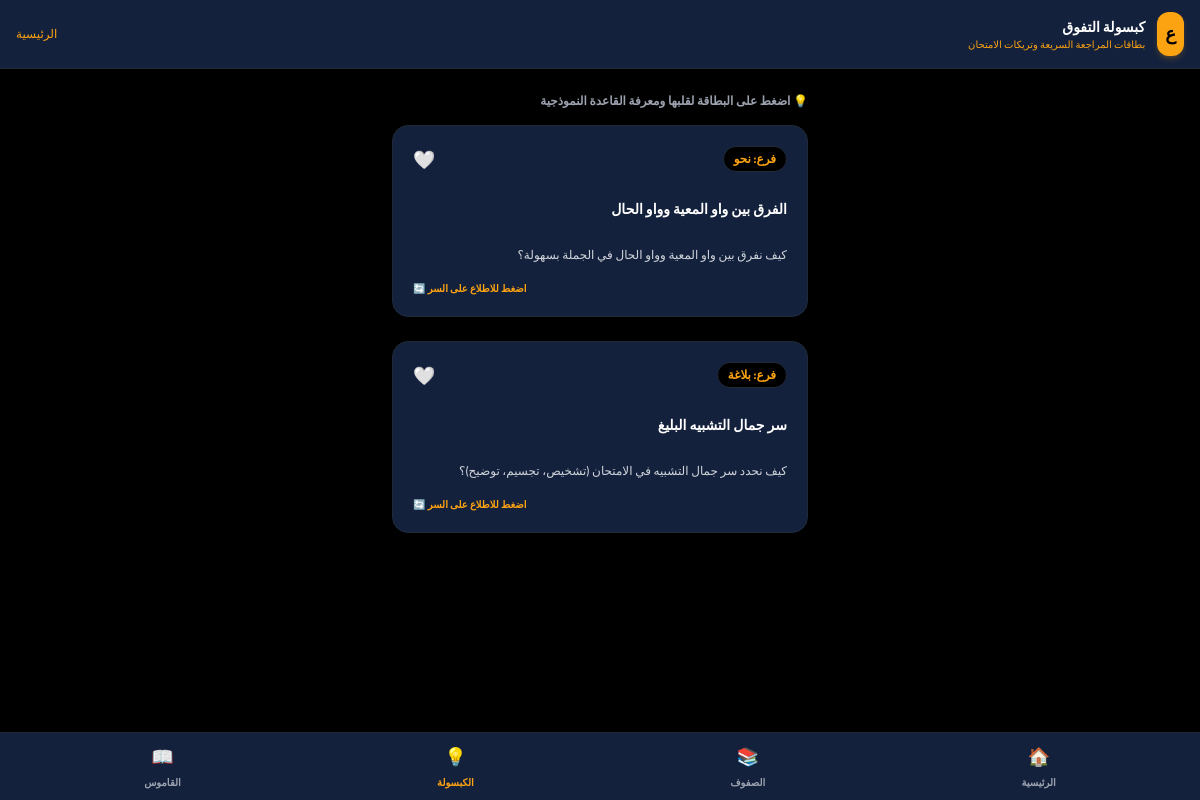
/flashcards, run on the app's committed database.
### tables this page shows
CREATE TABLE flashcards (
            card_id INTEGER PRIMARY KEY AUTOINCREMENT,
            branch_id INTEGER NOT NULL,
            title TEXT NOT NULL,
            front_content TEXT NOT NULL,
            back_content TEXT NOT NULL,
            color_tag TEXT,
            FOREIGN KEY (branch_id) REFERENCES branches(branch_id) ON DELETE CASCADE
        );

CREATE TABLE branches (
            branch_id INTEGER PRIMARY KEY AUTOINCREMENT,
            branch_name TEXT NOT NULL UNIQUE,
            color_code TEXT
        );

### app.py (the view)
@app.route('/flashcards')
def flashcards():
    db = get_db()
    cards = db.execute("""
        SELECT f.*, b.branch_name,
        (SELECT COUNT(*) FROM flashcard_favorites WHERE user_id = 1 AND card_id = f.card_id) as is_fav
        FROM flashcards f
        JOIN branches b ON f.branch_id = b.branch_id
    """).fetchall()
    return render_template('flashcards.html', cards=cards)

### app.py (called while the page is built)
def get_db():
    db = getattr(g, '_database', None)
    if db is None:
        db = g._database = sqlite3.connect(DATABASE)
        db.row_factory = sqlite3.Row
    return db

@app.teardown_appcontext
def close_connection(exception):
    db = getattr(g, '_database', None)
    if db is not None:
        db.close()

### templates/flashcards.html (shortened to what this page needs)
<!DOCTYPE html>
<html lang="ar" dir="rtl" class="dark">
<head>
    <script src="https://cdn.tailwindcss.com"></script>
</head>
<body class="bg-brand-dark text-gray-100 min-h-screen pb-20">
    <header class="bg-brand-navy border-b border-gray-800 sticky top-0 z-50 px-4 py-3 flex justify-between items-center shadow-lg">
        <div class="flex items-center space-x-3 space-x-reverse">
            <a href="/" class="bg-brand-accent text-black p-2 rounded-xl font-extrabold text-lg shadow-md shadow-brand-accent/20">ع</a>
            <div>
                <h1 class="text-sm font-extrabold text-white">كبسولة التفوق</h1>
                <p class="text-[10px] text-brand-accent">بطاقات المراجعة السريعة وتريكات الامتحان</p>
            </div>
        </div>
        <a href="/" class="text-xs text-brand-accent hover:text-white transition-colors">الرئيسية</a>
    </header>
    <main class="max-w-md mx-auto px-4 mt-6">
        <h2 class="text-xs font-bold text-gray-400 mb-4 flex items-center gap-1">
            <span>💡 اضغط على البطاقة لقلبها ومعرفة القاعدة النموذجية</span>
        </h2>
        <div class="space-y-6">
            {% for card in cards %}
            <div class="relative w-full h-48 cursor-pointer group perspective" onclick="flipCard(this)">
                <div class="relative w-full h-full duration-500 transform style-preserve-3d card-inner">
                    <div class="absolute inset-0 bg-brand-navy border border-gray-800 rounded-2xl p-5 flex flex-col justify-between backface-hidden shadow-xl">
                        <div class="flex justify-between items-start">
                            <span class="text-xs bg-brand-dark border border-gray-800 text-brand-accent px-2.5 py-1 rounded-full font-bold">فرع: {{ card.branch_name }}</span>
                            <button onclick="toggleFav(event, {{ card.card_id }}, this)" class="text-lg focus:outline-none">
                                <span class="fav-icon">{% if card.is_fav %}❤️{% else %}🤍{% endif %}</span>
                            </button>
                        </div>
                        <h3 class="font-bold text-sm text-white leading-relaxed mt-2 text-right">{{ card.title }}</h3>
                        <p class="text-xs text-gray-300 mt-2 leading-relaxed text-right">{{ card.front_content }}</p>
                        <div class="text-[10px] text-brand-accent text-left font-bold">اضغط للاطلاع على السر 🔄</div>
                    </div>
                    <div class="absolute inset-0 bg-brand-accent border border-brand-accent/30 rounded-2xl p-5 flex flex-col justify-between backface-hidden my-rotate-y shadow-xl overflow-y-auto text-black">
                        <div>
                            <span class="text-xs bg-black text-brand-accent px-2.5 py-1 rounded-full font-bold">🔑 القاعدة والتريكة الذهبية</span>
                        </div>
                        <p class="text-xs text-black font-extrabold leading-relaxed mt-3 text-right whitespace-pre-line">{{ card.back_content }}</p>
                        <div class="text-[10px] text-black text-left font-black mt-2">انقر للعودة للواجهة 🔄</div>
                    </div>
                </div>
            </div>
            {% endfor %}
        </div>
    </main>
    <nav class="fixed bottom-0 left-0 right-0 bg-brand-navy border-t border-gray-800 py-2.5 px-4 flex justify-around items-center z-50 shadow-2xl">
        <a href="/" class="flex flex-col items-center gap-1 text-gray-400 hover:text-brand-accent transition-colors">
            <span class="text-lg">🏠</span>
            <span class="text-[10px] font-bold">الرئيسية</span>
        </a>
        <a href="/grades" class="flex flex-col items-center gap-1 text-gray-400 hover:text-brand-accent transition-colors">
            <span class="text-lg">📚</span>
            <span class="text-[10px] font-bold">الصفوف</span>
        </a>
        <a href="/flashcards" class="flex flex-col items-center gap-1 text-brand-accent">
            <span class="text-lg">💡</span>
            <span class="text-[10px] font-bold">الكبسولة</span>
        </a>
        <a href="/glossary" class="flex flex-col items-center gap-1 text-gray-400 hover:text-brand-accent transition-colors">
            <span class="text-lg">📖</span>
            <span class="text-[10px] font-bold">القاموس</span>
        </a>
    </nav>
</body>
</html>

### templates/flashcards.html (style rules this page uses)
body { font-family: 'Cairo', sans-serif; }
.perspective { perspective: 1000px; }
.style-preserve-3d { transform-style: preserve-3d; }
.backface-hidden { backface-visibility: hidden; }
.my-rotate-y { transform: rotateY(180deg); }

### data on the page
flashcards: branch_name "نحو", title "الفرق بين واو المعية وواو الحال", front_content "كيف نفرق بين واو المعية وواو الحال في الجملة بسهولة؟"
flashcards: branch_name "بلاغة", title "سر جمال التشبيه البليغ", front_content "كيف نحدد سر جمال التشبيه في الامتحان (تشخيص، تجسيم، توضيح)؟"
